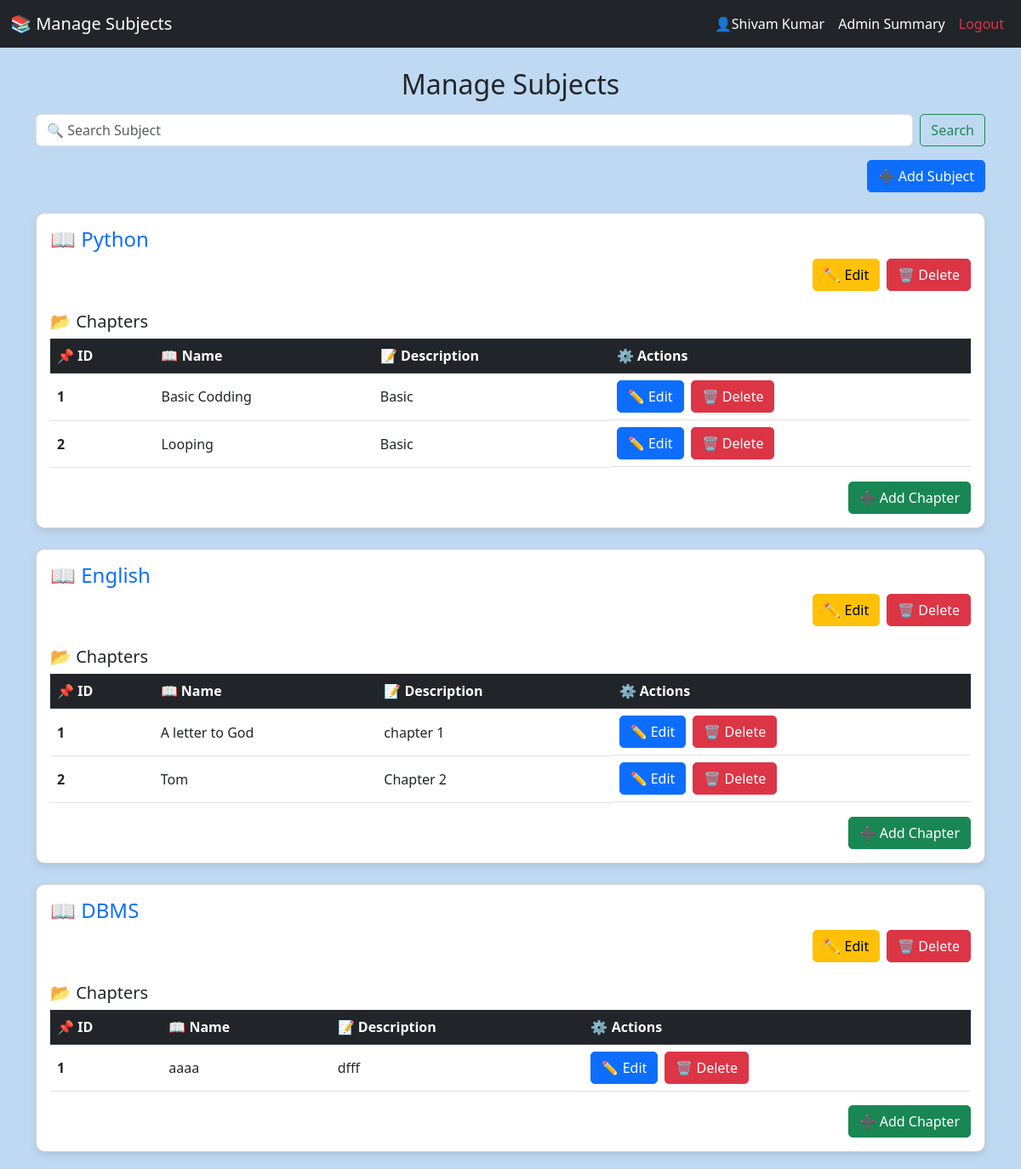
The app's page /subject_manage, older data.
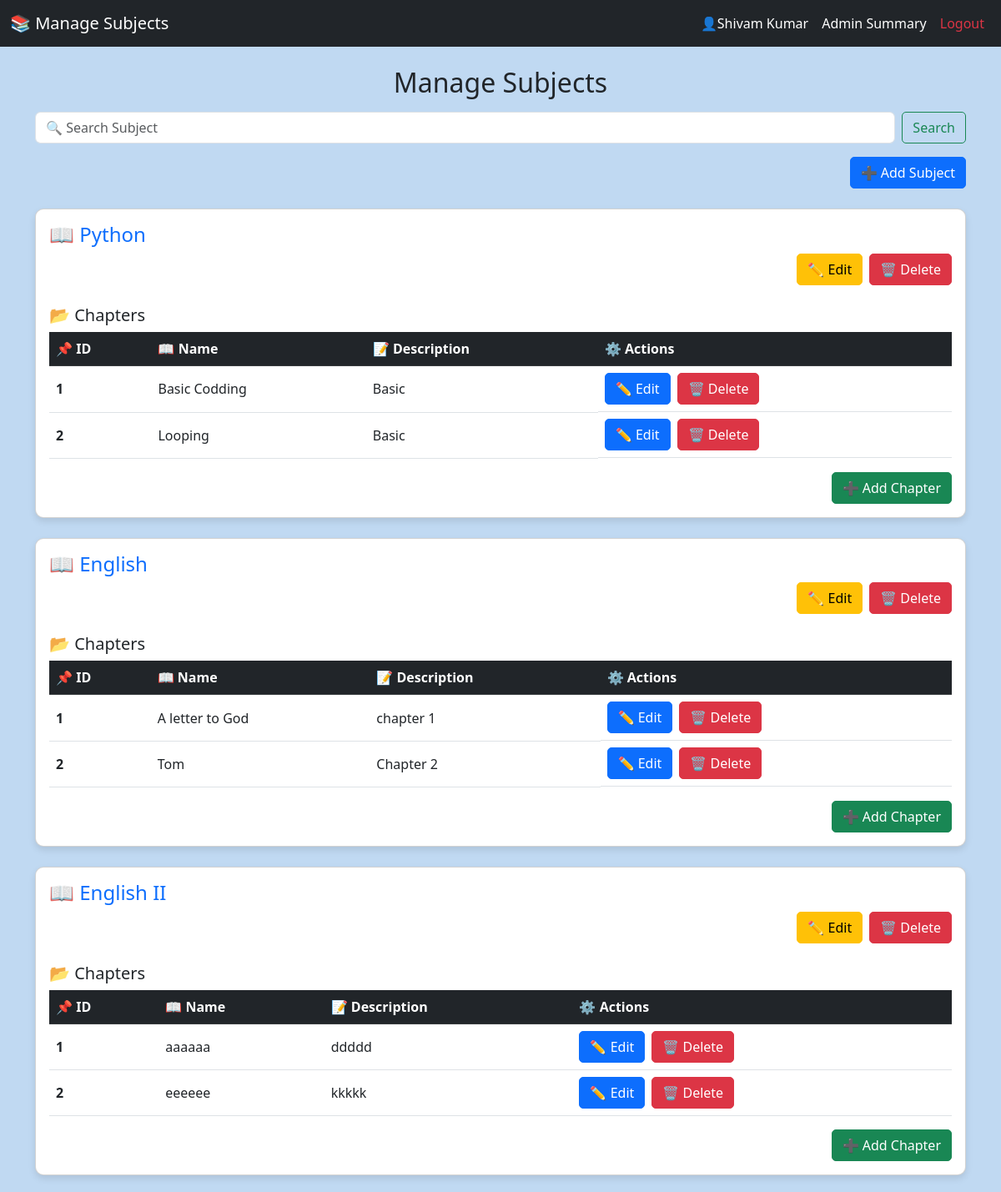
The same page, newer data.
### app.py (models this page shows)
class Subject(db.Model):
    id = db.Column(db.Integer, primary_key=True)
    subject_name = db.Column(db.String(80), nullable=False)
    description = db.Column(db.String(120), nullable = False)
    chapters = db.relationship('Chapter', back_populates = 'subject', cascade='all, delete')

class Chapter(db.Model):
    id = db.Column(db.Integer, primary_key=True)
    subject_id = db.Column(db.Integer, db.ForeignKey('subject.id'), nullable = False)
    description = db.Column(db.String(120), nullable = False)
    chapter_name = db.Column(db.String(80), nullable=False)
    subject = db.relationship('Subject', back_populates = 'chapters')
    quiz = db.relationship('Quiz', back_populates = 'chapter', cascade='all,delete')

### app.py (the view)
@app.route("/subject_manage", methods=["GET","POST"])
def subject_manage():
    subjects = Subject.query.all()
    admin_name = session.get('username')
    admin = User.query.filter_by(username='admin').first()
    admin_name = admin.fullname
    return render_template("subject_manage.html",subjects = subjects,admin_name=admin_name)

### templates/subject_manage.html (shortened to what this page needs)
<!DOCTYPE html>
<html lang="en">
<head>
    <link href="https://cdn.jsdelivr.net/npm/bootstrap@5.3.0-alpha1/dist/css/bootstrap.min.css" rel="stylesheet">
</head>
<body>
    <nav class="navbar navbar-expand-lg navbar-dark bg-dark">
        <div class="container-fluid">
            <a class="navbar-brand mx-auto" href="#">📚 Manage Subjects</a>
            <div class="collapse navbar-collapse justify-content-end" id="navbarNav">
                <ul class="navbar-nav">
                    <li class="nav-item">
                        <span class="nav-link text-white" >👤{{admin_name}}</span>
                    </li>
                    <li class="nav-item">
                        <a class="nav-link text-white" href="admin_summary">Admin Summary</a>
                    </li>
                    <li class="nav-item">
                        <a class="nav-link text-danger" href="admin_dashboard">Logout</a>
                    </li>
                </ul>
            </div>
        </div>
    </nav>
    <div class="container">
        <h2 class="text-center mt-4">Manage Subjects</h2>
        <form class="d-flex my-3" role="search" action="/search_subject" method="GET">
            <input class="form-control me-2" type="search" name="subject" placeholder="🔍 Search Subject">
            <button class="btn btn-outline-success" type="submit">Search</button>
        </form>
        <div class="d-flex justify-content-end">
            <a href="/add_subject" class="btn btn-primary">➕ Add Subject</a>
        </div>
        {% for subject in subjects %}
        <div class="card mt-4">
            <div class="card-body">
                <h4 class="card-title text-primary">📖 {{ subject.subject_name }}</h4>
                <div class="d-flex justify-content-end gap-2">
                    <a href="/edit_subject/{{ subject.id }}" class="btn btn-warning">✏️ Edit</a>
                    <form action="/delete_subject/{{ subject.id }}" method="POST" onsubmit="return confirm('Are you sure you want to delete this subject?');">
                        <button type="submit" class="btn btn-danger">🗑️ Delete</button>
                    </form>
                </div>
                <h5 class="mt-4">📂 Chapters</h5>
                <table class="table table-hover">
                    <thead class="table-dark">
                        <tr>
                            <th scope="col">📌 ID</th>
                            <th scope="col">📖 Name</th>
                            <th scope="col">📝 Description</th>
                            <th scope="col">⚙️ Actions</th>
                        </tr>
                    </thead>
                    <tbody>
                        {% for chapter in subject.chapters %}
                        <tr>
                            <th scope="row">{{ loop.index }}</th>
                            <td>{{ chapter.chapter_name }}</td>
                            <td>{{ chapter.description }}</td>
                            <td class="d-flex gap-2">
                                <a href="edit_chapter/{{ chapter.id }}" class="btn btn-primary">✏️ Edit</a>
                                <form action="/delete_chapter/{{ chapter.id }}" method="POST" onsubmit="return confirm('Are you sure you want to delete this chapter?');">
                                    <button type="submit" class="btn btn-danger">🗑️ Delete</button>
                                </form>
                            </td>
                        </tr>
                        {% endfor %}
                    </tbody>
                </table>
                <div class="d-flex justify-content-end">
                    <a href="/add_chapter/{{ subject.id }}" class="btn btn-success">➕ Add Chapter</a>
                </div>
            </div>
        </div>
        {% endfor %}
    </div>
</body>
</html>

Row changes from the older to the newer data that the page shows:
removed Subject: subject_name "DBMS", Chapter (chapter_name "aaaa", description "dfff")
added Subject: subject_name "English II", Chapter (chapter_name "aaaaaa", description "ddddd")
added Chapter: chapter_name "eeeeee", description "kkkkk", shown under Subject "English II"
